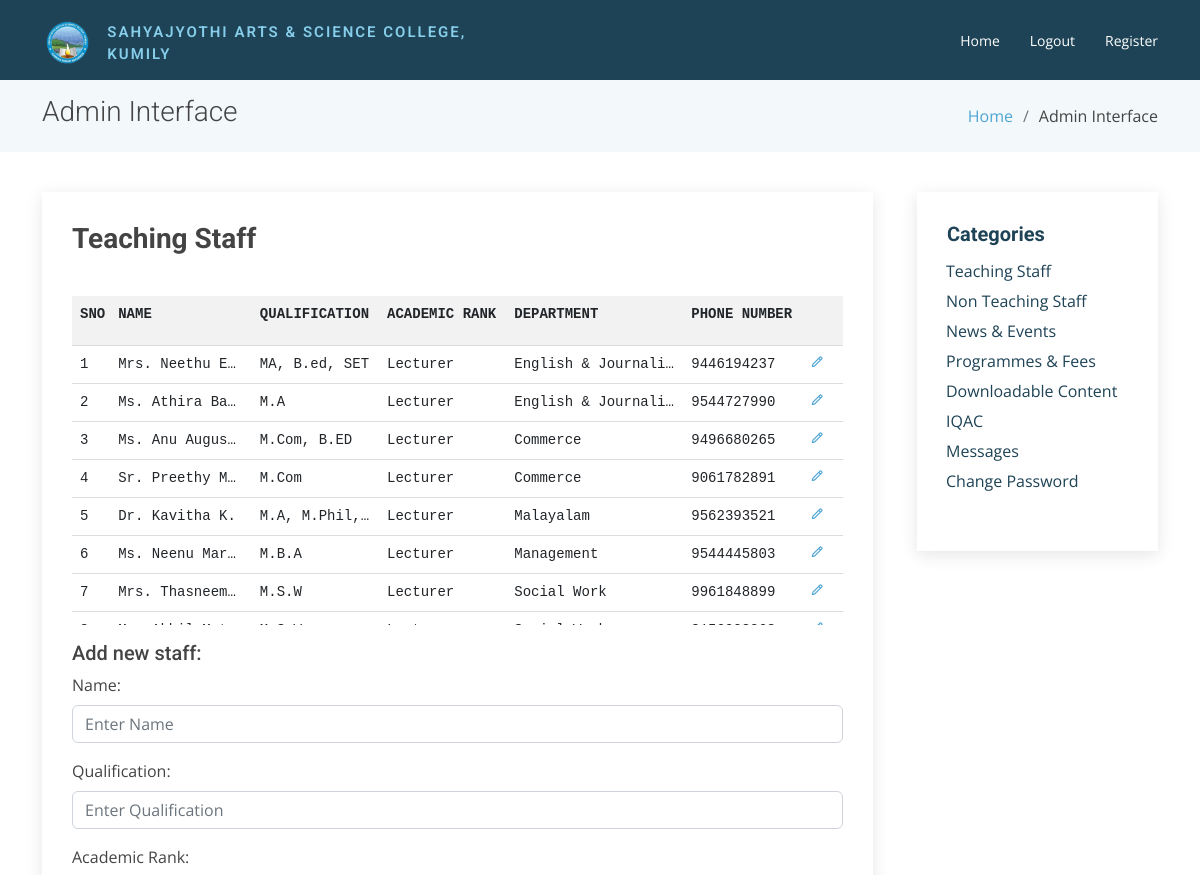
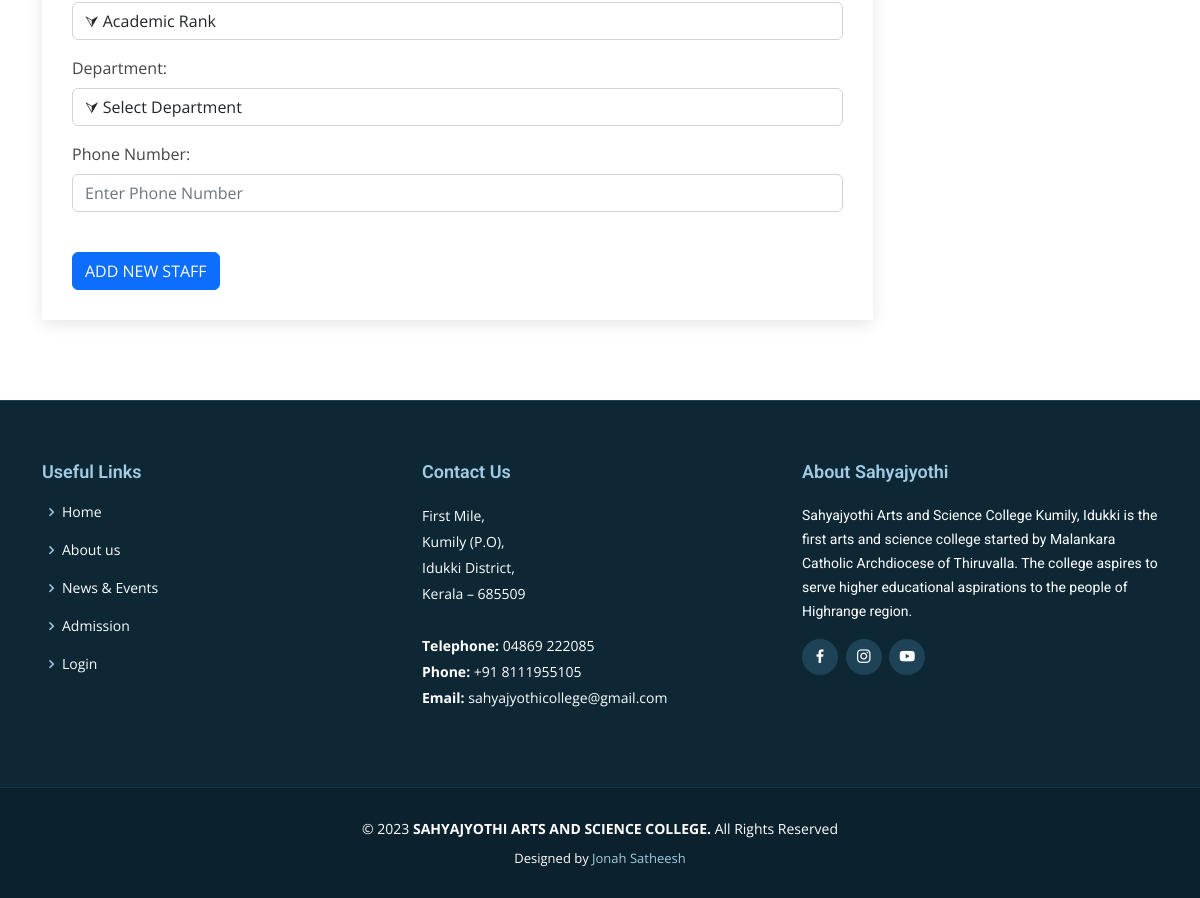
Screenshot of / (signed in) with the database file from the repository (2 pictures, top to bottom).
### website/models.py (models this page shows)
class Teaching_Staff(db.Model):
    id = db.Column(db.Integer, primary_key=True)
    name = db.Column(db.String(50))
    qualification = db.Column(db.String(100))
    academic_rank = db.Column(db.String(50))
    department = db.Column(db.String(50))
    phone = db.Column(db.String(20), unique=True)

### website/views.py (the view, shortened to what this page needs)
@views.route('/', methods=['GET', 'POST'])
@login_required
def interface():
    pg_programmes = PG_Programmes.query.all()
    iqac = IQAC.query.all()
    downloads = Downloads.query.all()
    programmes_fees = Programmes_Fees.query.all()
    events = Events.query.all()
    teaching_staff = Teaching_Staff.query.all()
    non_teaching_staff = Non_Teaching_Staff.query.all()
    contact = Contact.query.all()
    return render_template("interface.html"
                           , teaching_staff=teaching_staff
                           , non_teaching_staff=non_teaching_staff
                           , events=events
                           , programmes_fees=programmes_fees
                           , downloads=downloads
                           , iqac=iqac
                           , contact=contact
                           , pg_programmes=pg_programmes)

### website/__init__.py (called while the page is built)
def create_app():
    app = Flask(__name__)
    app.config['SECRET_KEY'] = 'hjshjhdjah kjshkjdhjs'
    app.config['SQLALCHEMY_DATABASE_URI'] = f'sqlite:///{DB_NAME}'
    db.init_app(app)
    from .views import views
    from .auth import auth
    app.register_blueprint(views, url_prefix='/')
    app.register_blueprint(auth, url_prefix='/')
    from .models import User
    with app.app_context():
        db.create_all()
    login_manager = LoginManager()
    login_manager.login_view = 'auth.login'
    login_manager.init_app(app)
    @login_manager.user_loader
    def load_user(id):
        return User.query.get(int(id))
    return app

### website/templates/interface.html (shortened to what this page needs)
<!DOCTYPE html>
<html lang="en">
<head>
  <link
  rel="stylesheet"
  href="https://stackpath.bootstrapcdn.com/bootstrap/4.4.1/css/bootstrap.min.css"
  />
  <link
  rel="stylesheet"
  href="https://stackpath.bootstrapcdn.com/font-awesome/4.7.0/css/font-awesome.min.css"
  />
  <link href="static/vendor/animate.css/animate.min.css" rel="stylesheet">
  <link href="static/vendor/aos/aos.css" rel="stylesheet">
  <link href="static/vendor/bootstrap/css/bootstrap.min.css" rel="stylesheet">
  <link href="static/vendor/bootstrap-icons/bootstrap-icons.css" rel="stylesheet">
  <link href="static/vendor/boxicons/css/boxicons.min.css" rel="stylesheet">
  <link href="static/vendor/glightbox/css/glightbox.min.css" rel="stylesheet">
  <link href="static/vendor/swiper/swiper-bundle.min.css" rel="stylesheet">
  <link href="static/css/style.css" rel="stylesheet">
</head>
<body>
  <header id="header" class="fixed-top d-flex align-items-center">
    <div class="container d-flex justify-content-between align-items-center">
      <div class="logo">
        <h1 class="text-light"><a href="/index"><span style="width: 13%; float: left;"><img src="static/img/logo.png" alt="" class="img-fluid"></span><span style="width: 87%; float: right; color: skyblue">Sahyajyothi Arts & Science College, Kumily</span></a></h1>
      </div>
      <nav id="navbar" class="navbar">
        <ul>
          <li><a href="/index">Home</a></li>
          <li><a href="/logout">Logout</a></li>
		  <li><a href="/sign-up">Register</a></li>
        </ul>
      </nav>
    </div>
  </header>
  <main id="main">
    <section class="breadcrumbs">
      <div class="container">
        <div class="d-flex justify-content-between align-items-center">
          <h2>Admin Interface</h2>
          <ol>
            <li><a href="/update_teaching_staff">Home</a></li>
            <li>Admin Interface</li>
          </ol>
        </div>
      </div>
    </section>
    <section id="blog" class="blog">
      <div class="container" data-aos="fade-up">
		<div class="row">
			<div class="col-lg-9 entries">
				<div id="page1" class="page-content">
					<article class="entry">
					<h2 class="entry-title">
						Teaching Staff
					</h2>
					<div class="entry-content">
						<pre>
							<table>
								<tr>
									<th style="padding-right: 5px; padding-bottom: 20px;">SNO</th>
									<th style="padding-right: 100px; padding-bottom: 20px;">NAME</th>
									<th style="padding-right: 10px; padding-bottom: 20px;">QUALIFICATION</th>
									<th style="padding-right: 10px; padding-bottom: 20px;">ACADEMIC RANK</th>
									<th style="padding-right: 85px; padding-bottom: 20px;">DEPARTMENT</th>
									<th style="padding-right: 10px; padding-bottom: 20px;">PHONE NUMBER</th>
									<th style="padding-right: 30px; padding-bottom: 20px;"></th>
									<th style="padding-right: 20px; padding-bottom: 20px;"></th>
								</tr>
								{% for x in teaching_staff %}
								<tr>
									<td>{{ loop.index }}</td>
									<td>{{ x.name }}</td>
									<td>{{ x.qualification }}</td>
									<td>{{ x.academic_rank }}</td>
									<td>{{ x.department }}</td>
									<td>{{ x.phone }}</td>
									<td><a href="{{ url_for('views.update_record',table='teaching_staff', id=x.id) }}"> <i class="bx bx-pencil"></i></a></td>
									<td><a href="{{ url_for('views.delete_record',table_name='teaching_staff', id=x.id) }}"></a></td>
								</tr>
								{% endfor %}
							</table>
						</pre>
					<h5>Add new staff:</h5>
						<form name="teaching_staff" method="POST">
							<div class="form-group">
								<label for="event-title">Name:</label>
								<input type="text" class="form-control" name="tname" placeholder="Enter Name" required>
							</div>
							<div class="form-group">
								<label for="event-title">Qualification:</label>
								<input type="text" class="form-control" name="tqualification" placeholder="Enter Qualification" required>
							</div>
							<div class="form-group">
								<label for="event-title">Academic Rank:</label>
								<select class="form-control" name="acadrank" >
									<option value="Not Defined">⮛ Academic Rank</option>
								</select>
							</div>
							<div class="form-group">
								<label for="event-title">Department:</label>
								<select class="form-control" name="dept">
									<option value="Not Defined">⮛ Select Department</option>
								</select>
							</div>
							<div class="form-group">
								<label for="event-title">Phone Number:</label>
								<input type="text" class="form-control" name="phno1" placeholder="Enter Phone Number" required>
							</div><br>
							<button type="submit" name="teaching_staff" class="btn btn-primary">ADD NEW STAFF</button>
						</form>
					</div>
					</article>
				</div>
			</div>
			<div class="col-lg-3">
				<div class="sidebar">
					<h3 class="sidebar-title">Categories</h3>
					<div class="sidebar-item categories">
						<ul>
							<li><a href="#page1" class="page-link">Teaching Staff </a></li>
							<li><a href="#page7" class="page-link">Non Teaching Staff </a></li>
							<li><a href="#page2" class="page-link">News & Events </a></li>
							<li><a href="#page4" class="page-link">Programmes & Fees</a></li>
							<li><a href="#page5" class="page-link">Downloadable Content</a></li>
							<li><a href="#page6" class="page-link">IQAC</a></li>
							<li><a href="#page8" class="page-link">Messages </a></li>
							<li><a href="#page3" class="page-link">Change Password</a></li>
						</ul>
				</div>
				</div>
			</div>
			</div>
      </div>
    </section>
  </main>
  <footer id="footer" data-aos="fade-up" data-aos-easing="ease-in-out" data-aos-duration="500">
    <div class="footer-top">
      <div class="container">
        <div class="row">
          <div class="col-lg-4 col-md-6 footer-links">
            <h4>Useful Links</h4>
            <ul>
              <li><i class="bx bx-chevron-right"></i> <a href="/index">Home</a></li>
              <li><i class="bx bx-chevron-right"></i> <a href="/about">About us</a></li>
              <li><i class="bx bx-chevron-right"></i> <a href="/news">News & Events</a></li>
              <li><i class="bx bx-chevron-right"></i> <a href="/ugadmission">Admission</a></li>
              <li><i class="bx bx-chevron-right"></i> <a href="/login">Login</a></li>
            </ul>
          </div>
          <div class="col-lg-4 col-md-6 footer-contact">
            <h4>Contact Us</h4>
            <p>
              	First Mile,<br>
		Kumily (P.O),<br>
		Idukki District,<br>
		Kerala – 685509 <br><br>
              <strong>Telephone:</strong>  04869 222085<br>
              <strong>Phone:</strong>  +91 8111955105<br>
              <strong>Email:</strong> sahyajyothicollege@gmail.com<br>
            </p>
          </div>
          <div class="col-lg-4 col-md-6 footer-info">
            <h3>About Sahyajyothi</h3>
            <p>Sahyajyothi Arts and Science College Kumily, Idukki is the first arts and science college started by Malankara Catholic Archdiocese of Thiruvalla. The college aspires to serve higher educational aspirations to the people of Highrange region.</p>
            <div class="social-links mt-3">
              <a href="https://www.facebook.com/Sahyajyothi/" class="facebook"><i class="bx bxl-facebook"></i></a>
              <a href="https://www.instagram.com/sahyajyothi/" class="instagram"><i class="bx bxl-instagram"></i></a>
              <a href="https://www.youtube.com/@sahyajyothiartsandsciencec2658" class="youtube"><i class="bx bxl-youtube"></i></a>
            </div>
          </div>
        </div>
      </div>
    </div>
    <div class="container">
      <div class="copyright">
        &copy; 2023 <strong><span>SAHYAJYOTHI ARTS AND SCIENCE COLLEGE.</span></strong> All Rights Reserved
      </div>
      <div class="credits">
        Designed by <a href="">Jonah Satheesh</a>
      </div>
    </div>
  </footer>
</body>
</html>

### website/static/css/style.css (style rules this page uses)
body { font-family: "Open Sans", sans-serif; color: #444; }
a { color: #4fa6d5; text-decoration: none; }
h1, h2, h3, h4, h5, h6, .font-primary { font-family: "Roboto", sans-serif; }
#header { height: 80px; transition: all 0.5s; z-index: 997; transition: all 0.5s; background: #1e4356; }
#header .logo h1 { font-size: 15px; margin: 0; margin-top: 10px; padding: 4px; line-height: 1.5; font-weight: 600; letter-spacing: 2px; text-transform: uppercase; }
#header .logo h1 a, #header .logo h1 a:hover { color: #fff; text-decoration: none; }
#header .logo img { padding: 0; margin: 0; max-height: 43px; margin-bottom: 10px; }
#main { margin-top: 80px; }
.navbar { padding: 0; }
.navbar ul { margin: 0; padding: 0; display: flex; list-style: none; align-items: center; }
.navbar li { position: relative; }
.navbar a, .navbar a:focus { display: flex; align-items: center; justify-content: space-between; padding: 10px 0 10px 30px; font-family: "Open Sans", sans-serif; font-size: 14px; color: #fff; white-space: nowrap; transition: 0.3s; }
section { padding: 60px 0; }
.breadcrumbs { padding: 15px 0; background-color: #f3f8fa; min-height: 40px; }
.breadcrumbs h2 { font-size: 28px; font-weight: 300; }
.breadcrumbs ol { display: flex; flex-wrap: wrap; list-style: none; padding: 0; margin: 0; }
.breadcrumbs ol li+li { padding-left: 10px; }
.breadcrumbs ol li+li::before { display: inline-block; padding-right: 10px; color: #6c757d; content: "/"; }
.blog { padding: 40px 0 20px 0; }
.blog .entry { padding: 30px; margin-bottom: 60px; box-shadow: 0 4px 16px rgba(0, 0, 0, 0.1); }
.blog .entry .entry-title { font-size: 28px; font-weight: bold; padding: 0; margin: 0 0 20px 0; }
.blog .sidebar { padding: 30px; margin: 0 0 60px 20px; box-shadow: 0 4px 16px rgba(0, 0, 0, 0.1); }
.blog .sidebar .sidebar-title { font-size: 20px; font-weight: 700; padding: 0 0 0 0; margin: 0 0 15px 0; color: #1e4356; position: relative; }
.blog .sidebar .sidebar-item { margin-bottom: 30px; }
.blog .sidebar .categories ul { list-style: none; padding: 0; }
.blog .sidebar .categories ul li+li { padding-top: 10px; }
.blog .sidebar .categories ul a { color: #1e4356; transition: 0.3s; }
#footer { background: #0b212d; padding: 0 0 30px 0; color: #fff; font-size: 14px; }
#footer .footer-top { background: #0d2735; border-top: 1px solid #17455e; border-bottom: 1px solid #123649; padding: 60px 0 30px 0; }
#footer .footer-top .footer-info { margin-bottom: 30px; }
#footer .footer-top .footer-info h3 { font-size: 18px; margin: 0 0 20px 0; padding: 2px 0 2px 0; line-height: 1; color: #a2cce3; font-weight: 600; }
#footer .footer-top .footer-info p { font-size: 14px; line-height: 24px; margin-bottom: 0; font-family: "Roboto", sans-serif; color: #fff; }
#footer .footer-top .social-links a { font-size: 18px; display: inline-block; background: #1e4356; color: #fff; line-height: 1; padding: 8px 0; margin-right: 4px; border-radius: 50%; text-align: center; width: 36px; height: 36px; transition: 0.3s; }
#footer .footer-top h4 { font-size: 18px; font-weight: 600; color: #a2cce3; position: relative; padding-bottom: 12px; }
#footer .footer-top .footer-links { margin-bottom: 30px; }
#footer .footer-top .footer-links ul { list-style: none; padding: 0; margin: 0; }
#footer .footer-top .footer-links ul i { padding-right: 2px; color: #a2cce3; font-size: 18px; line-height: 1; }
#footer .footer-top .footer-links ul li { padding: 10px 0; display: flex; align-items: center; }
#footer .footer-top .footer-links ul li:first-child { padding-top: 0; }
#footer .footer-top .footer-links ul a { color: #fff; transition: 0.3s; display: inline-block; line-height: 1; }
#footer .footer-top .footer-contact { margin-bottom: 30px; }
#footer .footer-top .footer-contact p { line-height: 26px; }
#footer .copyright { text-align: center; padding-top: 30px; }
#footer .credits { padding-top: 10px; text-align: center; font-size: 13px; color: #fff; }
#footer .credits a { color: #a2cce3; }

### website/templates/interface.html (style rules this page uses)
pre { height: 350px; overflow-y: scroll; }
table { border-collapse: collapse; width: 100%; }
th { position: sticky; top: 0; background-color: #f2f2f2; }
th, td { padding: 8px; text-align: left; border-bottom: 1px solid #ddd; }
td { max-width: 100px; overflow: hidden; text-overflow: ellipsis; white-space: nowrap; }

### rows the page displays
Teaching_Staff: name "Mrs. Neethu E…", qualification "MA, B.ed, SET", academic_rank "Lecturer", department "English & Journali…", phone "9446194237"
Teaching_Staff: name "Ms. Athira Ba…", qualification "M.A", academic_rank "Lecturer", department "English & Journali…", phone "9544727990"
Teaching_Staff: name "Ms. Anu Augus…", qualification "M.Com, B.ED", academic_rank "Lecturer", department "Commerce", phone "9496680265"
Teaching_Staff: name "Sr. Preethy M…", qualification "M.Com", academic_rank "Lecturer", department "Commerce", phone "9061782891"
Teaching_Staff: name "Dr. Kavitha K.", qualification "M.A, M.Phil,…", academic_rank "Lecturer", department "Malayalam", phone "9562393521"
Teaching_Staff: name "Ms. Neenu Mar…", qualification "M.B.A", academic_rank "Lecturer", department "Management", phone "9544445803"
Teaching_Staff: name "Mrs. Thasneem…", qualification "M.S.W", academic_rank "Lecturer", department "Social Work", phone "9961848899"
